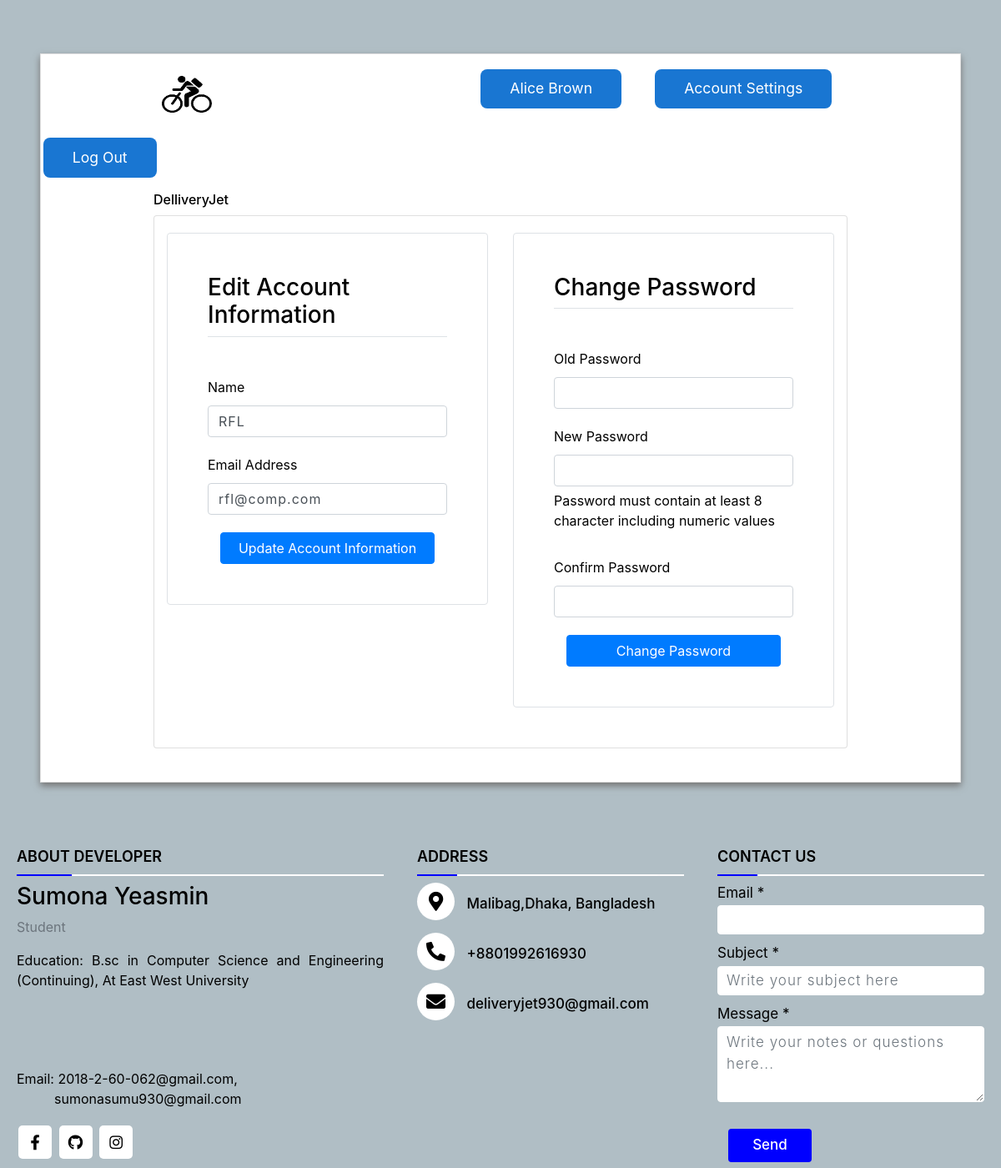
Page /account-settings/3/ (signed in) on the committed database.
### users/models.py (models this page shows, shortened)
class User(AbstractBaseUser):
    email = models.EmailField(max_length=255, unique=True)
    name = models.CharField(max_length=255)
    date_joined = models.DateTimeField(auto_now_add=True)
    is_buyer = models.BooleanField(default=False)
    is_company = models.BooleanField(default=False)
    is_DeliveryMan = models.BooleanField(default=False)
    is_active = models.BooleanField(default=True)
    is_staff = models.BooleanField(default=False)
    is_admin = models.BooleanField(default=False)
    USERNAME_FIELD = 'email'
    REQUIRED_FIELDS = ['name']  # Email & Password are required by default.
    objects = MyUserManager()

### users/views.py (the view, shortened to what this page needs)
# urls.py: path('account-settings/<str:pk>/', account_settings, name='account-settings'),
@login_required(login_url='login')
def account_settings(request, pk):
    user = User.objects.get(id=pk)
    information_form = AccountInformationForm(instance=user)
    password_form = PasswordChangeForm(request.user)
    context = {
        'information_form': information_form,
        'password_form': password_form,
    }
    return render(request, 'account-settings.html', context)

### users/forms.py
class AccountInformationForm(ModelForm):
    class Meta:
        model = User
        fields = ('name', 'email')

### users/templates/account-settings.html (shortened to what this page needs)
{% extends "base.html" %}
{% load static %}
{% load widget_tweaks %}
{% block content %}
<html>
    <head>
        <link rel="stylesheet" href="https://stackpath.bootstrapcdn.com/bootstrap/4.3.1/css/bootstrap.min.css">
</head>
<body>
<div class="container-fluid px-1 px-md-5 px-lg-1 px-xl-5 py-5 mx-auto">
    <div class="card card0 border-4">
        <div class="row d-flex">
                <div class="card1 ">
                     <div > <img src="{% static 'assets/favicon.png' %}" class="logo">
                        <button class="mbtn blue"  ><a href= "{% url 'home' %}">{{request.user.name}}</a></button>
                        <button class="mbtn blue"  ><a href= "">Account Settings</a></button>
                        <button class="mbtn blue" > <a href="{% url 'logout' %}">Log Out </a></button>
                        <div class="relative"><h6><a href="{% url 'home' %}">DelliveryJet</a></h6></div>
                    </div>
                </div>
                <div class="card2 card border-2">
<section class="site-section">
    <div class="container">
        <div class="row">
            <div class="col-lg-6 mb-5">
                <form class="p-4 p-md-5 border rounded" method="post" action="">
                    <h3 class="text-black mb-5 border-bottom pb-2">Edit Account Information</h3>
                    <div class="row form-group">
                        <div class="col-md-12 mb-3 mb-md-0">
                            <label class="text-black">Name</label>
                            {{ information_form.name|add_class:"form-control" }}
                        </div>
                    </div>
                    <div class="row form-group">
                        <div class="col-md-12 mb-3 mb-md-0">
                            <label class="text-black">Email Address</label>
                            {{ information_form.email|add_class:"form-control" }}
                        </div>
                    </div>
                    <div class="col-12">
                        <button class="btn btn-block btn-primary btn-md" type="submit">Update Account Information
                        </button>
                    </div>
                </form>
            </div>
            <div class="col-lg-6 mb-5">
                <form class="p-4 p-md-5 border rounded" method="post" action="">
                    <h3 class="text-black mb-5 border-bottom pb-2">Change Password</h3>
                    <div class="row form-group">
                        <div class="col-md-12 mb-3 mb-md-0">
                            <label class="text-black">Old Password</label>
                            {{ password_form.old_password|add_class:"form-control" }}
                        </div>
                    </div>
                    <div class="row form-group">
                        <div class="col-md-12 mb-3 mb-md-0">
                            <label class="text-black">New Password</label>
                            {{ password_form.new_password1|add_class:"form-control" }}
                            <p>Password must contain at least 8 character including numeric values</p>
                        </div>
                    </div>
                    <div class="row form-group">
                        <div class="col-md-12 mb-3 mb-md-0">
                            <label class="text-black">Confirm Password</label>
                            {{ password_form.new_password2|add_class:"form-control" }}
                        </div>
                    </div>
                    <div class="col-12">
                        <button class="btn btn-block btn-primary btn-md" type="submit">Change Password
                        </button>
                    </div>
                </form>
            </div>
        </div>
    </div>
</section>
</div>
</div>
</div>
</div>
</body>
</html>
{% endblock %}

### users/templates/account-settings.html (style rules this page uses)
body { color: #000; overflow-x: hidden; height: 100%; background-color: #B0BEC5; background-repeat: no-repeat }
.card0 { box-shadow: 0px 4px 8px 0px #757575; border-radius: 0px }
.card2 { margin: 0px 150px; width:100%; margin-bottom: 40px ; padding-top: 20px; }
.logo { width: 370px; height: 70px; margin-top: 10px; margin-left: 150px; padding-right: 290px; }
::placeholder { color: #BDBDBD; opacity: 1; font-weight: 300 }
input, textarea { padding: 10px 12px 10px 12px; border: 1px solid lightgrey; border-radius: 2px; margin-bottom: 5px; margin-top: 2px; width: 100%; box-sizing: border-box; color: #2C3E50; font-size: 14px; letter-spacing: 1px }
a { color: inherit; cursor: pointer }
button.mbtn { padding:0.6em 2em; border-radius: 8px; color:#fff; background-color:#1976d2; font-size:1.1em; border: 0; cursor:pointer; margin:1em; }
button.mbtn.blue { background-color:#1976d2; }
div.relative { position: relative; left: 150px; width: fit-content; }

### rows in the picture
User: user.name "Alice Brown"
User: name "RFL", email "rfl@comp.com"
